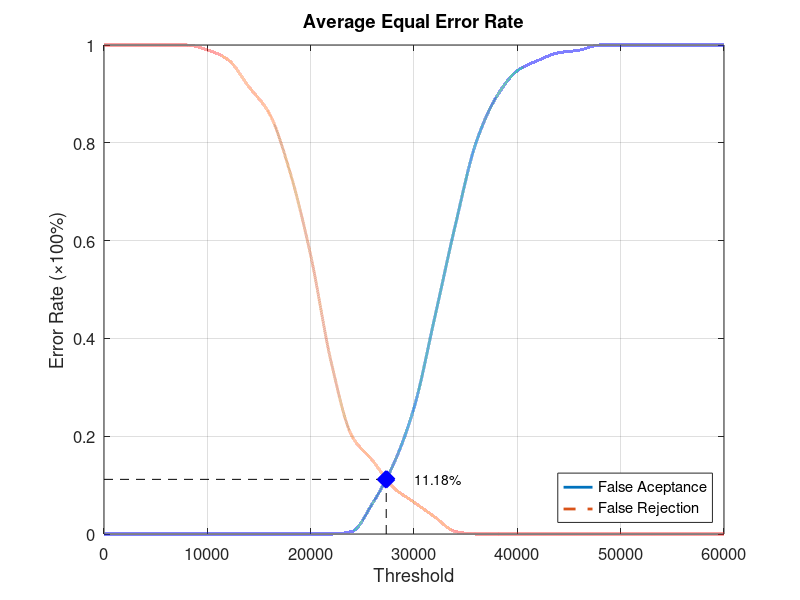
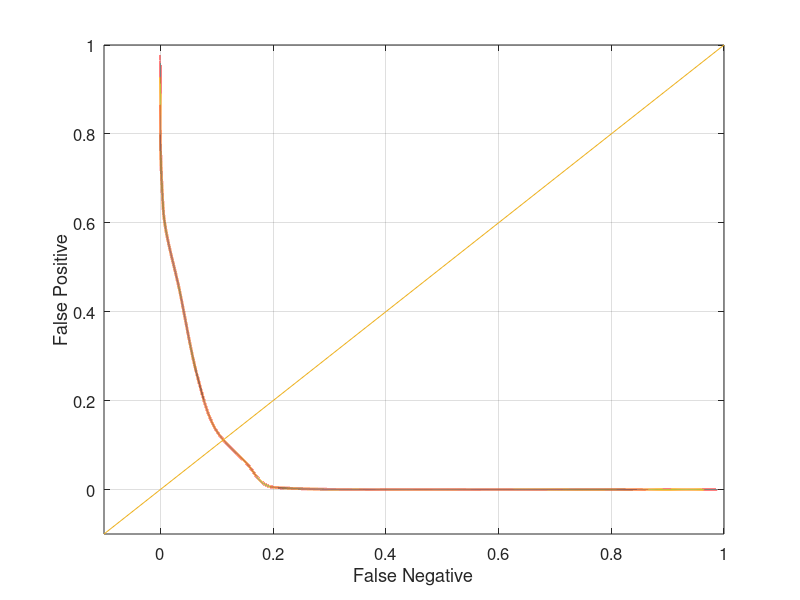

The MATLAB source for these figures, in order:
function yEER = Database5_1
close all;
clear;
clc;
x = 0:2000:60000;
xq = 0:0.5:60000;

y0 = [0 0 0 0 0 0 0 0 0 0 0 0 0.00526316 0.0631579 0.142105 0.257895 0.442105 0.631579 0.8 0.894737 0.947368 0.968421 0.984211 0.989474 1 1 1 1 1 1 1];
yy0 = interp1(x, y0, xq, 'pchip');
y1 = [1 1 1 1 1 0.99 0.97 0.915 0.86 0.74 0.57 0.35 0.2 0.15 0.095 0.065 0.035 0.005 0 0 0 0 0 0 0 0 0 0 0 0 0];
yy1 = interp1(x, y1, xq, 'pchip');

% Calculating EER: 
y2 = abs(y0 - y1);
find(y2 == min(y2))
yy2 = abs(yy0 - yy1);
xEER = find(yy2 == min(yy2));
xEERIndex = xq(xEER) % X-axis EER
yEER = yy0(xEER) % Y-axis EER

main = figure
plot(xq, yy0,'-','LineWidth', 2);	hold on
plot(xq, yy1,'--','LineWidth', 2);	hold on
plot([xEERIndex xEERIndex], [0 yEER], 'k--');	hold on
plot([0 xEERIndex], [yEER yEER], 'k--');	hold on
plot(xEERIndex, yEER, 'bx', 'LineWidth', 10);	hold on
text(xEERIndex + 10 * xEERIndex / 100, yEER, [num2str(round((10000 * yEER)) / 100) '%'])
legend('False Aceptance', 'False Rejection', 'Location', 'SouthEast')
xlabel('Threshold')
ylabel('Error Rate (\times100%)')
title('Average Equal Error Rate')
set(gca, 'FontSize', 12)
axis([0 60000 0 1])
grid on

print(main, 'Database5_1Main', '-dpng');
FNRxFPR = figure('Color', [1 1 1]);
plot(yy1, yy0, '-', yy1, yy0, 'LineWidth', 2);
hold on
y = -0.1:0.1:1
plot(y, y); 
set(gca, 'FontSize', 12)
xlabel('False Negative')
ylabel('False Positive')
axis([-0.1 1 -0.1 1])
set(gca, 'FontSize', 12)
grid on

print(FNRxFPR, 'Database5_1FNRxFPR','-dpng');
end
